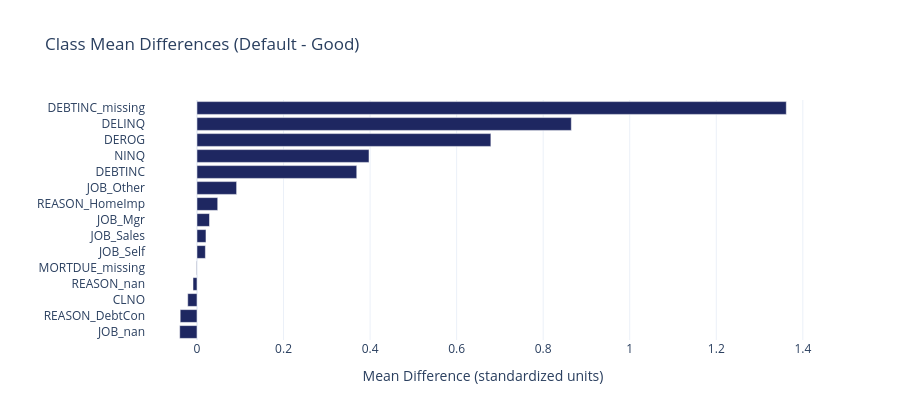

Notebook cell for this chart:
### Markdown cell above
---
## 5. Class Means and Pooled Covariance

Understanding the distributions that LDA learned.

### Code cell
# Extract class means (from the LDA model)
mu_0 = lda_model.means_[0]
mu_1 = lda_model.means_[1]

print("Class Means (in transformed feature space):")
print(f"  Good loans (Class 0): {mu_0[:5]}... (showing first 5 features)")
print(f"  Defaults (Class 1):   {mu_1[:5]}...")
print(f"  Difference (mu_1 - mu_0): {(mu_1 - mu_0)[:5]}...")

# Compute pooled covariance matrix manually from training data
X_train_centered_0 = X_train_transformed[y_train == 0] - mu_0
X_train_centered_1 = X_train_transformed[y_train == 1] - mu_1

n_0 = len(X_train_centered_0)
n_1 = len(X_train_centered_1)
n_total = n_0 + n_1

cov_0 = (X_train_centered_0.T @ X_train_centered_0) / n_0
cov_1 = (X_train_centered_1.T @ X_train_centered_1) / n_1

# Pooled covariance (LDA assumption: same covariance for both classes)
covariance = (n_0 * cov_0 + n_1 * cov_1) / n_total

print()
print(f"Pooled Covariance Matrix Shape: {covariance.shape}")
print(f"  Condition number: {np.linalg.cond(covariance):.2e}")
print(f"  (Small condition number = well-conditioned, numerically stable)")

# Visualize the difference between means
diff = mu_1 - mu_0
diff_df = pd.DataFrame({
    "feature": all_feature_names,
    "mean_diff": diff,
}).sort_values("mean_diff", ascending=True)

fig_diff = px.bar(
    diff_df.tail(15), x="mean_diff", y="feature", orientation="h",
    title="Class Mean Differences (Default - Good)",
    color_discrete_sequence=[COLORS["navy"]],
    height=max(350, len(diff_df.tail(15)) * 28),
)
fig_diff.update_layout(yaxis_title="", xaxis_title="Mean Difference (standardized units)")
fig_diff.show()
save_chart(fig_diff, MODEL_SLUG, "class_mean_differences")

### Figure 1 — Plotly figure (JSON) as saved in the notebook; plotly's stock layout.template omitted (floating-point values rounded to 4 significant figures)
{"data": [{"hovertemplate": "mean_diff=%{x}<br>feature=%{y}<extra></extra>", "legendgroup": "", "marker": {"color": "#1E2761", "pattern": {"shape": ""}}, "name": "", "orientation": "h", "showlegend": false, "textposition": "auto", "type": "bar", "x": [-0.03992, -0.03878, -0.02138, -0.009132, -0.00113, 0.01942, 0.02078, 0.02893, 0.04791, 0.09161, 0.3692, 0.3975, 0.6791, 0.865, 1.362], "xaxis": "x", "y": ["JOB_nan", "REASON_DebtCon", "CLNO", "REASON_nan", "MORTDUE_missing", "JOB_Self", "JOB_Sales", "JOB_Mgr", "REASON_HomeImp", "JOB_Other", "DEBTINC", "NINQ", "DEROG", "DELINQ", "DEBTINC_missing"], "yaxis": "y"}], "layout": {"barmode": "relative", "height": 420, "legend": {"tracegroupgap": 0}, "title": {"text": "Class Mean Differences (Default - Good)"}, "xaxis": {"anchor": "y", "domain": [0, 1], "title": {"text": "Mean Difference (standardized units)"}}, "yaxis": {"anchor": "x", "domain": [0, 1], "title": {"text": ""}}}}
